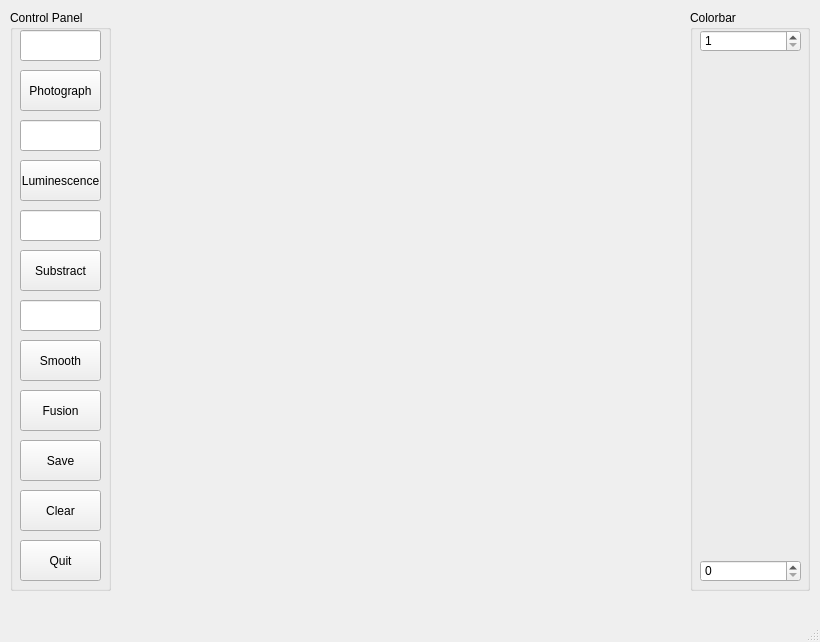
<?xml version="1.0" encoding="UTF-8"?>
<ui version="4.0">
 <class>ImageProcessClass</class>
 <widget class="QMainWindow" name="ImageProcessClass">
  <property name="geometry">
   <rect>
    <x>0</x>
    <y>0</y>
    <width>820</width>
    <height>642</height>
   </rect>
  </property>
  <property name="minimumSize">
   <size>
    <width>820</width>
    <height>642</height>
   </size>
  </property>
  <property name="maximumSize">
   <size>
    <width>820</width>
    <height>642</height>
   </size>
  </property>
  <property name="windowTitle">
   <string>ImageProcess</string>
  </property>
  <widget class="QWidget" name="centralWidget">
   <widget class="QGroupBox" name="groupBox">
    <property name="geometry">
     <rect>
      <x>10</x>
      <y>10</y>
      <width>101</width>
      <height>581</height>
     </rect>
    </property>
    <property name="title">
     <string>Control Panel</string>
    </property>
    <widget class="QPushButton" name="pushButtonPhotograph">
     <property name="geometry">
      <rect>
       <x>10</x>
       <y>60</y>
       <width>81</width>
       <height>41</height>
      </rect>
     </property>
     <property name="text">
      <string>Photograph</string>
     </property>
    </widget>
    <widget class="QPushButton" name="pushButtonLuminescence">
     <property name="geometry">
      <rect>
       <x>10</x>
       <y>150</y>
       <width>81</width>
       <height>41</height>
      </rect>
     </property>
     <property name="text">
      <string>Luminescence</string>
     </property>
    </widget>
    <widget class="QPushButton" name="pushButtonSubstract">
     <property name="geometry">
      <rect>
       <x>10</x>
       <y>240</y>
       <width>81</width>
       <height>41</height>
      </rect>
     </property>
     <property name="text">
      <string>Substract</string>
     </property>
    </widget>
    <widget class="QPushButton" name="pushButtonSmooth">
     <property name="geometry">
      <rect>
       <x>10</x>
       <y>330</y>
       <width>81</width>
       <height>41</height>
      </rect>
     </property>
     <property name="text">
      <string>Smooth</string>
     </property>
    </widget>
    <widget class="QPushButton" name="pushButtonFusion">
     <property name="geometry">
      <rect>
       <x>10</x>
       <y>380</y>
       <width>81</width>
       <height>41</height>
      </rect>
     </property>
     <property name="text">
      <string>Fusion</string>
     </property>
    </widget>
    <widget class="QPushButton" name="pushButtonSave">
     <property name="geometry">
      <rect>
       <x>10</x>
       <y>430</y>
       <width>81</width>
       <height>41</height>
      </rect>
     </property>
     <property name="text">
      <string>Save</string>
     </property>
    </widget>
    <widget class="QPushButton" name="pushButtonQuit">
     <property name="geometry">
      <rect>
       <x>10</x>
       <y>530</y>
       <width>81</width>
       <height>41</height>
      </rect>
     </property>
     <property name="text">
      <string>Quit</string>
     </property>
    </widget>
    <widget class="QPushButton" name="pushButtonClear">
     <property name="geometry">
      <rect>
       <x>10</x>
       <y>480</y>
       <width>81</width>
       <height>41</height>
      </rect>
     </property>
     <property name="text">
      <string>Clear</string>
     </property>
    </widget>
    <widget class="QLineEdit" name="PhotographLineEdit">
     <property name="geometry">
      <rect>
       <x>10</x>
       <y>20</y>
       <width>81</width>
       <height>31</height>
      </rect>
     </property>
     <property name="readOnly">
      <bool>true</bool>
     </property>
    </widget>
    <widget class="QLineEdit" name="LuminescenceLineEdit">
     <property name="geometry">
      <rect>
       <x>10</x>
       <y>110</y>
       <width>81</width>
       <height>31</height>
      </rect>
     </property>
     <property name="readOnly">
      <bool>true</bool>
     </property>
    </widget>
    <widget class="QLineEdit" name="SubstractLineEdit">
     <property name="geometry">
      <rect>
       <x>10</x>
       <y>200</y>
       <width>81</width>
       <height>31</height>
      </rect>
     </property>
    </widget>
    <widget class="QLineEdit" name="SmoothLineEdit">
     <property name="geometry">
      <rect>
       <x>10</x>
       <y>290</y>
       <width>81</width>
       <height>31</height>
      </rect>
     </property>
    </widget>
   </widget>
   <widget class="QVTKWidget" name="qvtkWidget">
    <property name="geometry">
     <rect>
      <x>120</x>
      <y>20</y>
      <width>560</width>
      <height>560</height>
     </rect>
    </property>
   </widget>
   <widget class="QGroupBox" name="groupBox_2">
    <property name="geometry">
     <rect>
      <x>690</x>
      <y>10</y>
      <width>120</width>
      <height>581</height>
     </rect>
    </property>
    <property name="title">
     <string>Colorbar</string>
    </property>
    <widget class="QSpinBox" name="spinBoxHighValue">
     <property name="geometry">
      <rect>
       <x>10</x>
       <y>20</y>
       <width>101</width>
       <height>22</height>
      </rect>
     </property>
     <property name="minimum">
      <number>1</number>
     </property>
     <property name="maximum">
      <number>65535</number>
     </property>
     <property name="singleStep">
      <number>100</number>
     </property>
    </widget>
    <widget class="QSpinBox" name="spinBoxLowValue">
     <property name="geometry">
      <rect>
       <x>10</x>
       <y>550</y>
       <width>101</width>
       <height>22</height>
      </rect>
     </property>
     <property name="maximum">
      <number>65534</number>
     </property>
     <property name="singleStep">
      <number>100</number>
     </property>
    </widget>
   </widget>
  </widget>
  <widget class="QMenuBar" name="menuBar">
   <property name="geometry">
    <rect>
     <x>0</x>
     <y>0</y>
     <width>820</width>
     <height>23</height>
    </rect>
   </property>
  </widget>
  <widget class="QStatusBar" name="statusBar"/>
 </widget>
 <layoutdefault spacing="6" margin="11"/>
 <customwidgets>
  <customwidget>
   <class>QVTKWidget</class>
   <extends>QWidget</extends>
   <header>QVTKWidget.h</header>
  </customwidget>
 </customwidgets>
 <resources>
  <include location="imageprocess.qrc"/>
 </resources>
 <connections/>
</ui>
